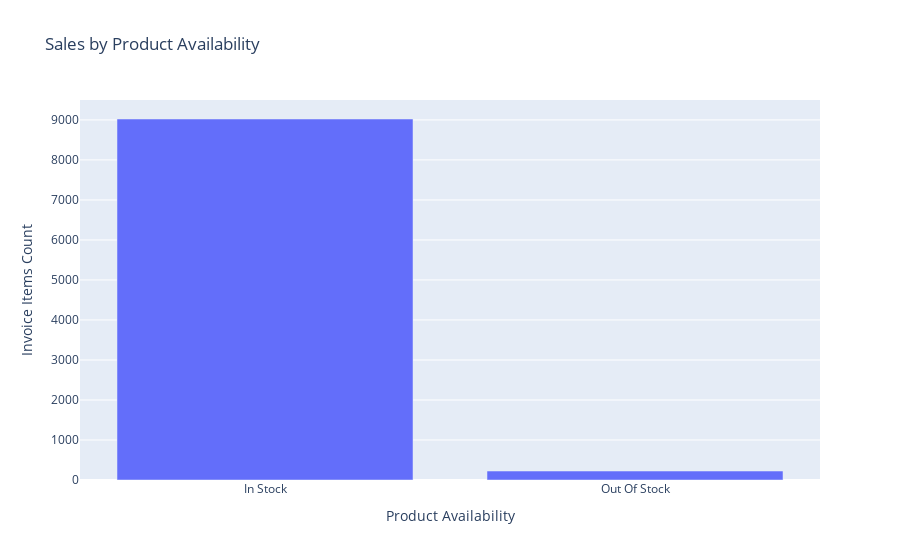

Notebook code for this chart:
### Markdown cell above
### 6. How does product availability impact sales?

### Code cell
sales_by_availability = df.groupby('Product Availability')['Invoice Items Count'].sum().reset_index()
px.bar(sales_by_availability, x='Product Availability', y='Invoice Items Count', title='Sales by Product Availability')

### Figure 1 — Plotly figure (JSON) as saved in the notebook; plotly's stock layout.template omitted (floating-point values rounded to 4 significant figures)
{"data": [{"alignmentgroup": "True", "hovertemplate": "Product Availability=%{x}<br>Invoice Items Count=%{y}<extra></extra>", "legendgroup": "", "marker": {"color": "#636efa", "pattern": {"shape": ""}}, "name": "", "offsetgroup": "", "orientation": "v", "showlegend": false, "textposition": "auto", "type": "bar", "x": ["In Stock", "Out Of Stock"], "xaxis": "x", "y": [9023, 224], "yaxis": "y"}], "layout": {"autosize": true, "barmode": "relative", "legend": {"tracegroupgap": 0}, "title": {"text": "Sales by Product Availability"}, "xaxis": {"anchor": "y", "autorange": true, "domain": [0, 1], "range": [-0.5, 1.5], "title": {"text": "Product Availability"}, "type": "category"}, "yaxis": {"anchor": "x", "autorange": true, "domain": [0, 1], "range": [0, 9498.0], "title": {"text": "Invoice Items Count"}, "type": "linear"}}}
